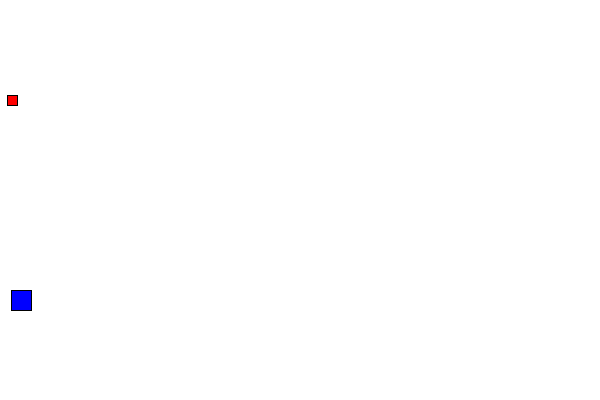
Frame 1 (no input)
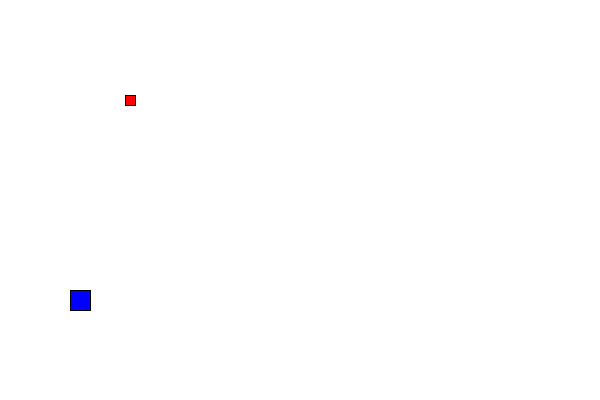
Frame 60 (the mouse pressed at the canvas centre just before this capture)
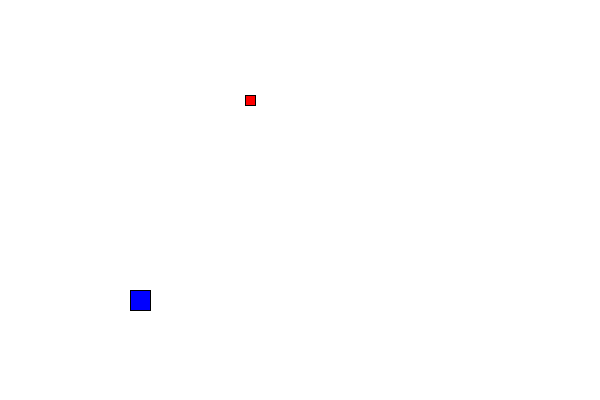
Frame 120 (the mouse held since frame 60 and released just before this capture)

The Processing sketch that drew these frames (run headless with seeded random() and noise(); from frame 60 on, the mouse is pressed at the canvas centre):

// Processing sketch: myCar_Blackboard
// ── myCar_Blackboard.pde

// step 1. Declare Objects

Car myCar1;
Car myCar2;

void setup() {
 size(600, 400);
//step 2. Initialize object 
 myCar1 = new Car(color(255,0,0), 10, 10, 100, 2);
 myCar2 = new Car(color(0,0,255), 20, 20, 300, 1);
 
}

void draw() {
 background(255);
  myCar1.drive();
  myCar1.display();
  myCar2.drive();
  myCar2.display(); 
}



// ── Car.pde
class Car {
  color c;
  int s;
  float xpos;
  float ypos;
  float xspeed;

  Car(color tempC, int tempS, float tempXpos, float tempYpos, float tempSpeed) {
    c = tempC;
    s = tempS;
    xpos = tempXpos;
    ypos = tempYpos;
    xspeed = tempSpeed;
  }

//functionality

void display() {
  stroke(0);
  fill(c);
  rectMode(CENTER);
  rect(xpos,ypos,s,s);
}

//functionality

void drive() {
 xpos = xpos + xspeed;
 if (xpos > width) {
  xpos = 0;
 } 
}

}
